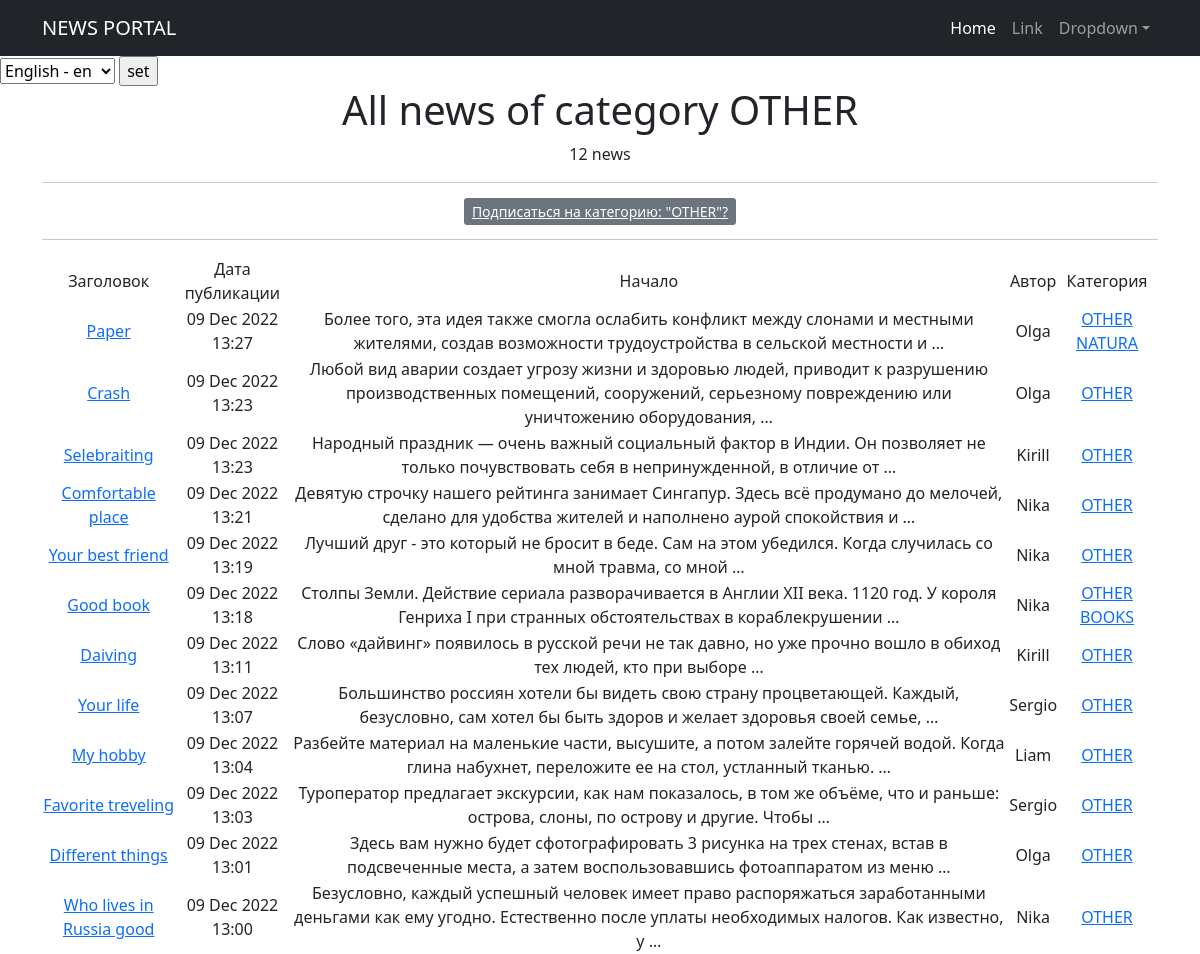
Before: /news/categories/6 with the older database file.
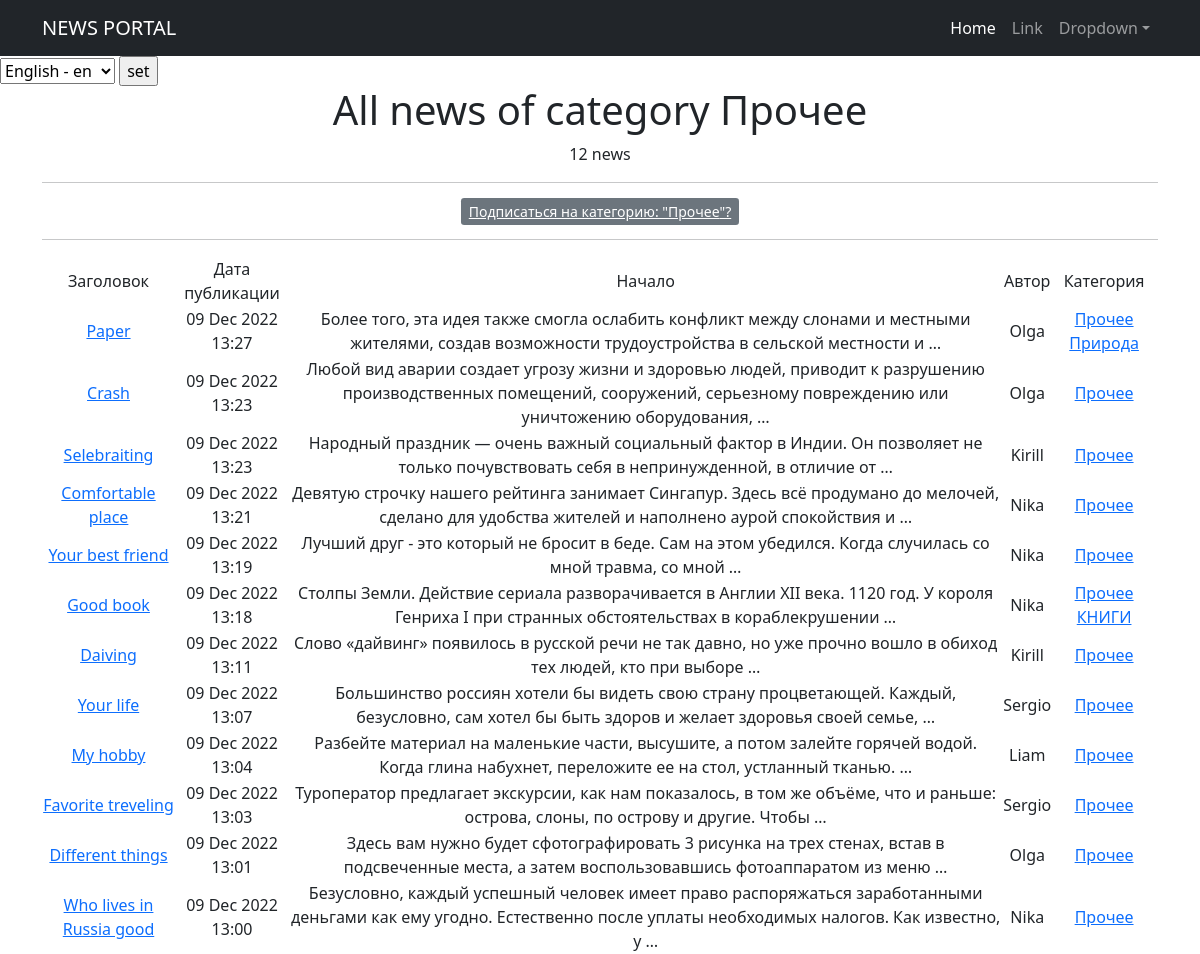
After: the same page with the newer database file.
### news/models.py (models this page shows)
class Category(models.Model):
    name = models.CharField(max_length=64, unique=True)
    subscribers = models.ManyToManyField(User, related_name='categories')
    def __str__(self):
        return self.name
    class Meta:
        verbose_name = 'Категория'
        verbose_name_plural = 'Категории'
        ordering = ['-name']

### news/views.py (the view)
# urls.py: path('categories/<int:pk>', CategoryListView.as_view(), name='category_list'),
class CategoryListView(ListView):
    model = Post
    template_name = 'flatpages/category_list.html'
    context_object_name = 'category_news_list'
    def get_queryset(self):
        self.postCategory = get_object_or_404(Category, id=self.kwargs['pk'])
        queryset = Post.objects.filter(postCategory=self.postCategory).order_by('-dateCreation')
        return queryset
    def get_context_data(self, **kwargs):
        context = super().get_context_data(**kwargs)
        context['is_not_subscriber'] = self.request.user not in self.postCategory.subscribers.all()
        context['postCategory'] = self.postCategory
        return context

### news/templatetags/post_filters.py (called while the page is built)
@register.filter()
def censor(value):
    bad_words = ('карнишон', 'тупой', 'склизкий')
    if not isinstance(value, str):
        raise TypeError(f"unresolved type '{type(value)}' expected type 'str'")
    for word in value.split():
        if word.lower() in bad_words:
            value = value.replace(word, f"{word[0]}{'*'*(len(word) -1)}")
    return value

### templates/flatpages/category_list.html (shortened to what this page needs)
{% extends 'flatpages/default.html' %}
{% load post_filters %}
{% load post_tags %}
{% block content %}
    <h1>All news of category {{ postCategory }}</h1>
    <tr><h7>{{ category_news_list|length }} news</h7></tr>
    {% if is_not_subscriber %}
    <hr>
        <p class="text-center"><a href="{% url 'subscribe' postCategory.id %}" class="btn-secondary btn-sm">Подписаться на категорию: "{{ postCategory }}"?</a></p>
    {% else %}
    <hr>
        <p class="text-center"><a href="{% url 'offsubscribe' postCategory.id %}" class="btn-secondary btn-sm">Отписаться от категории: "{{ postCategory }}"?</a></p>
    {% endif %}
    {% if category_news_list %}
    <hr>
        <table>
            <tr>
                <td>Заголовок</td>
                <td>Дата публикации</td>
                <td>Начало</td>
                <td>Автор</td>
                <td>Категория</td>
            </tr>
            {% for new in category_news_list %}
            <tr>
                <td><a href="{% url 'post_detail' new.id %}">{{ new.title|censor }}</a></td>
                <td>{{ new.dateCreation|date:'d M Y H:i' }}</td>
                <td>{{ new.text|truncatewords:20|censor }}</td>
                <td>{{ new.author.authorUser.username }}</td>
                <td>
                    {% for category in new.postCategory.all %}
                    <a href="{% url 'category_list' category.id %}">{{ category }}</a>
                    {% endfor %}
                </td>
                <td>
                </td>
            </tr>
            {% endfor %}
        </table>
    {% else %}
        <h2>Новостей нет</h2>
    {% endif %}
{% endblock content %}

Changed rows visible on the page:
changed Category: name "OTHER" → "Прочее"
changed Category: name "NATURA" → "Природа"
changed Category: name "BOOKS" → "КНИГИ"
